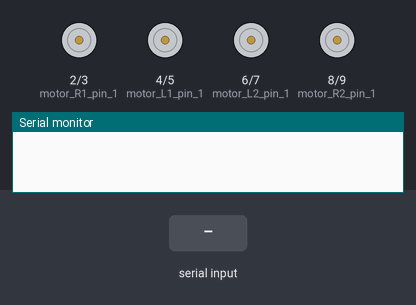
A sketch run on a simulated Arduino Uno, built for the host (arithmetic inside an expression is 32-bit, double 64-bit). Parts: motor-driver pin pairs drawn as motors (green arrow = first pin HIGH = forward, orange = second pin HIGH = backward, longer = more drive), the last lines printed to the serial monitor. Inputs (shaded band) come from the test bench.

Above: at 1.2 s.
1.3 s: "1" received over Serial
At 2.6 s:
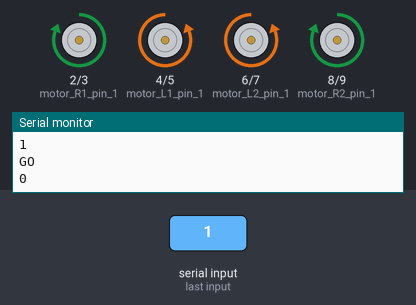
3.8 s: "3" received over Serial
At 5.7 s:
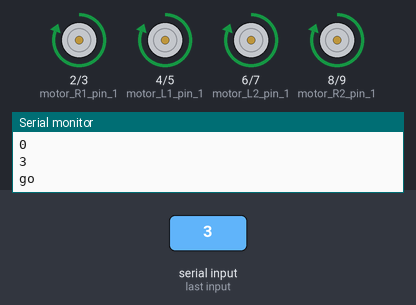
6.3 s: "2" received over Serial
At 7.6 s:
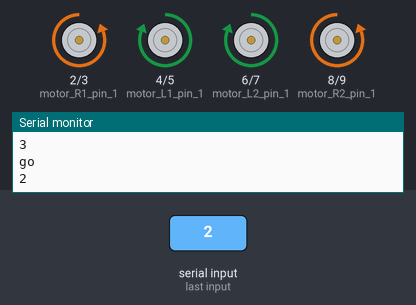
8.8 s: "4" received over Serial
At 10.7 s:
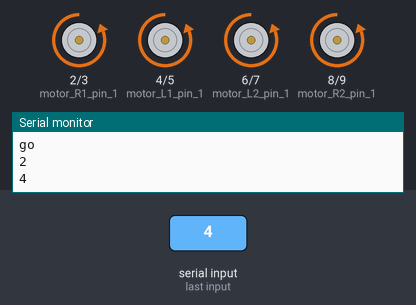
11.3 s: "5" received over Serial
At 12.6 s:
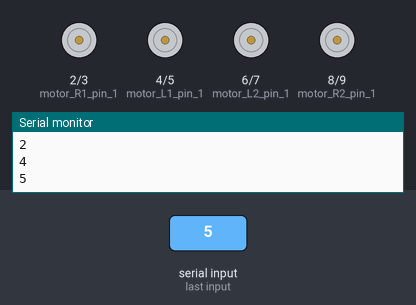
Timing chart, 0 to 14.3 s (numbered marks = the images above; inputs shaded):
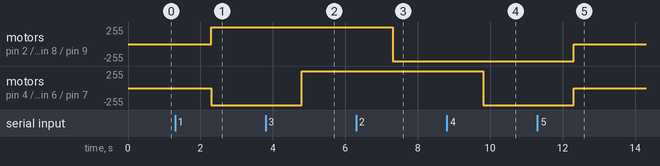

The sketch:

Main.ino
```cpp
#include <string.h>

int motor_R1_pin_1 = 2;
int motor_R1_pin_2 = 3;

int motor_R2_pin_1 = 8;
int motor_R2_pin_2 = 9;

int motor_L1_pin_1 = 4;
int motor_L1_pin_2 = 5;

int motor_L2_pin_1 = 6;
int motor_L2_pin_2 = 7;
int current;


String inputted;


// the setup function runs once when you press reset or power the board
void setup() {
  // initialize digital pin LED_BUILTIN as an output.
  Serial.begin(31250);
  pinMode(motor_R1_pin_1, OUTPUT);
  pinMode(motor_R1_pin_2, OUTPUT);
  pinMode(motor_R2_pin_1, OUTPUT);
  pinMode(motor_R2_pin_2, OUTPUT);

  pinMode(motor_L1_pin_1, OUTPUT);
  pinMode(motor_L1_pin_2, OUTPUT);
  pinMode(motor_L2_pin_1, OUTPUT);
  pinMode(motor_L2_pin_2, OUTPUT);
}

//RIGHT is 2, LEFT is 1
void turn(int which) {
  if (which == 1) {
     digitalWrite(motor_R1_pin_1, HIGH);
     digitalWrite(motor_R2_pin_1, HIGH);
     digitalWrite(motor_L1_pin_2, HIGH);
     digitalWrite(motor_L2_pin_2, HIGH);

     digitalWrite(motor_R1_pin_2, LOW);
     digitalWrite(motor_R2_pin_2, LOW);
     digitalWrite(motor_L1_pin_1, LOW);
     digitalWrite(motor_L2_pin_1, LOW);
  }
  if (which == 2) {
     digitalWrite(motor_R1_pin_2, HIGH);
     digitalWrite(motor_R2_pin_2, HIGH);
     digitalWrite(motor_L1_pin_1, HIGH);
     digitalWrite(motor_L2_pin_1, HIGH);

     digitalWrite(motor_R1_pin_1, LOW);
     digitalWrite(motor_R2_pin_1, LOW);
     digitalWrite(motor_L1_pin_2, LOW);
     digitalWrite(motor_L2_pin_2, LOW);
  }
}

void move(int which) {
  if (which == 1) {
     digitalWrite(motor_R1_pin_1, HIGH);
     digitalWrite(motor_R2_pin_1, HIGH);
     digitalWrite(motor_L1_pin_1, HIGH);
     digitalWrite(motor_L2_pin_1, HIGH);

     digitalWrite(motor_R1_pin_2, LOW);
     digitalWrite(motor_R2_pin_2, LOW);
     digitalWrite(motor_L1_pin_2, LOW);
     digitalWrite(motor_L2_pin_2, LOW);
  }
  if (which == 2) {
     digitalWrite(motor_R1_pin_2, HIGH);
     digitalWrite(motor_R2_pin_2, HIGH);
     digitalWrite(motor_L1_pin_2, HIGH);
     digitalWrite(motor_L2_pin_2, HIGH);

     digitalWrite(motor_R1_pin_1, LOW);
     digitalWrite(motor_R2_pin_1, LOW);
     digitalWrite(motor_L1_pin_1, LOW);
     digitalWrite(motor_L2_pin_1, LOW);
  }
}

void stop() {
  current = 0;
      digitalWrite(motor_R1_pin_1, LOW);
      digitalWrite(motor_R2_pin_1, LOW);
      digitalWrite(motor_L1_pin_1, LOW);
      digitalWrite(motor_L2_pin_1, LOW);
      digitalWrite(motor_R1_pin_2, LOW);
      digitalWrite(motor_R2_pin_2, LOW);
      digitalWrite(motor_L1_pin_2, LOW);
      digitalWrite(motor_L2_pin_2, LOW);
}
// the loop function runs over and over again forever
void loop() {


  if (Serial.available()) {
    inputted = Serial.readString();
    Serial.println(String(inputted));

    if (String(inputted) == "1") {
      turn(1);
      current = 1;
      Serial.println(String("GO"));
      Serial.println((inputted == 52));
    }
    if (String(inputted) == "2") {
      turn(2);
      current = 2;
    }
    if (String(inputted) == "3") {
      move(1);
      current = 3;
      Serial.write("go\n");
    }
    if (String(inputted) == "4") {
      move(2);
      current = 4;
    }
    if (String(inputted) == "5") {
      current = 0;
      digitalWrite(motor_R1_pin_1, LOW);
      digitalWrite(motor_R2_pin_1, LOW);
      digitalWrite(motor_L1_pin_1, LOW);
      digitalWrite(motor_L2_pin_1, LOW);
      digitalWrite(motor_R1_pin_2, LOW);
      digitalWrite(motor_R2_pin_2, LOW);
      digitalWrite(motor_L1_pin_2, LOW);
      digitalWrite(motor_L2_pin_2, LOW);

    }
    if (String(inputted) == "7") {
      current = 0;
      turn(2);
      delay(500);
      stop();
    }
    if (String(inputted) == "6") {
      current = 0;
      turn(1);
      delay(500);
      stop();
    }
    if (String(inputted) == "8") {
      current = 0;
      move(1);
      delay(500);
      stop();
    }
    if (String(inputted) == "9") {
      current = 0;
      move(2);
      delay(500);
      stop();
    }
  } else {
    switch (current) {
        case 1:
          turn(1);
          break;
        case 2:
          turn(2);
          break;
        case 3:
          move(1);
          break;
        case 4:
          move(2);
          break;
      }
  }
}
```

Measured:
- after the input at 1.3 s, motor on pin 2 (motor_R1_pin_1) / pin 3 (motor_R1_pin_2), motor on pin 8 (motor_R2_pin_1) / pin 9 (motor_R2_pin_2): stopped → forward 255/255 after 1.0 s; motor on pin 4 (motor_L1_pin_1) / pin 5 (motor_L1_pin_2), motor on pin 6 (motor_L2_pin_1) / pin 7 (motor_L2_pin_2): stopped → backward 255/255 after 1.0 s
- after the input at 3.8 s, motor on pin 4 (motor_L1_pin_1) / pin 5 (motor_L1_pin_2), motor on pin 6 (motor_L2_pin_1) / pin 7 (motor_L2_pin_2): backward 255/255 → forward 255/255 after 1.0 s
- after the input at 6.3 s, motor on pin 2 (motor_R1_pin_1) / pin 3 (motor_R1_pin_2), motor on pin 8 (motor_R2_pin_1) / pin 9 (motor_R2_pin_2): forward 255/255 → backward 255/255 after 1.0 s
- after the input at 8.8 s, motor on pin 4 (motor_L1_pin_1) / pin 5 (motor_L1_pin_2), motor on pin 6 (motor_L2_pin_1) / pin 7 (motor_L2_pin_2): forward 255/255 → backward 255/255 after 1.0 s
- after the input at 11.3 s, motor on pin 2 (motor_R1_pin_1) / pin 3 (motor_R1_pin_2), motor on pin 4 (motor_L1_pin_1) / pin 5 (motor_L1_pin_2), motor on pin 6 (motor_L2_pin_1) / pin 7 (motor_L2_pin_2), motor on pin 8 (motor_R2_pin_1) / pin 9 (motor_R2_pin_2): backward 255/255 → stopped after 1.0 s
